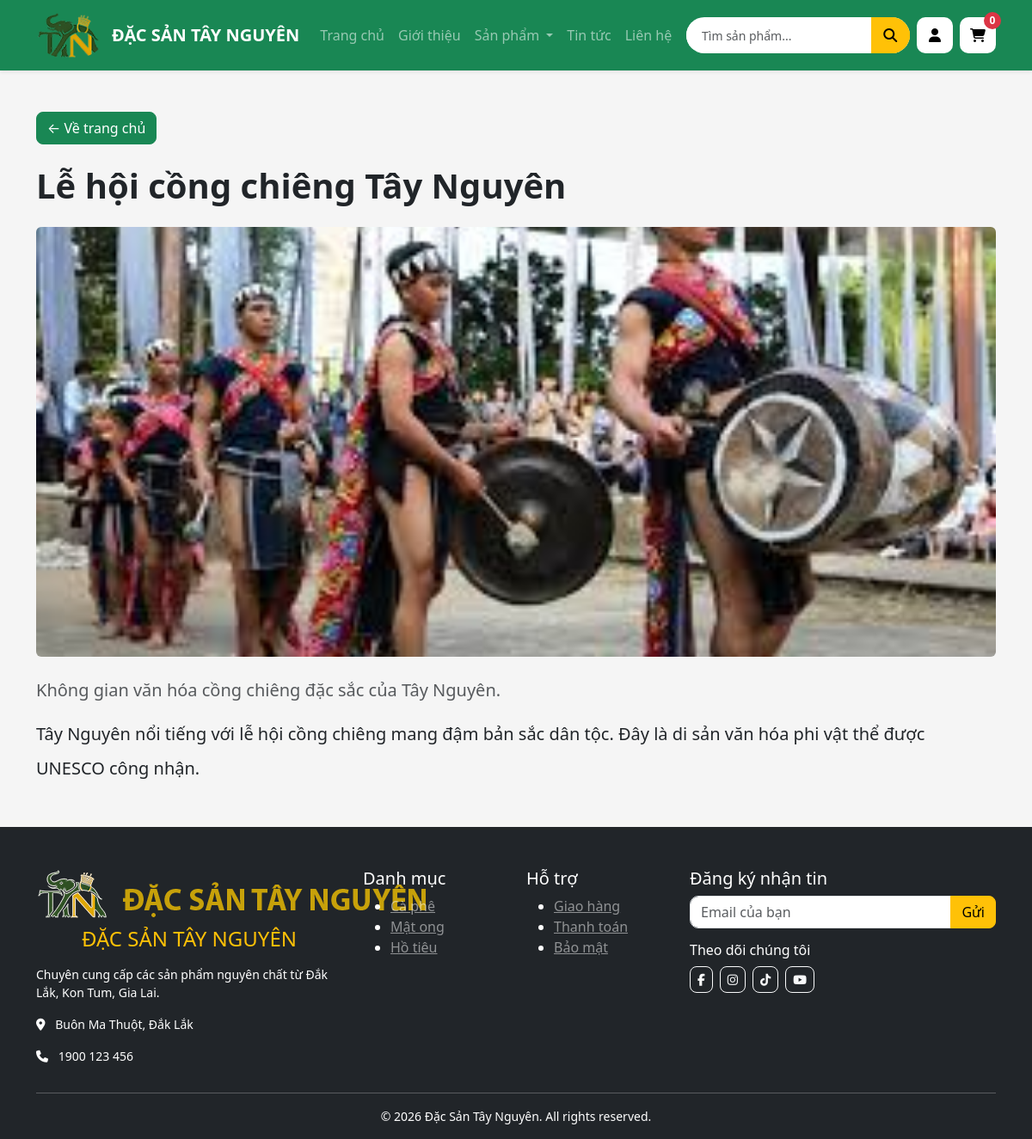
Page /chitiettintuc.php?id=3 on the committed database.
### tables this page shows
CREATE TABLE `news` (
  `id` int(11) NOT NULL,
  `title` varchar(255) DEFAULT NULL,
  `image` varchar(255) DEFAULT NULL,
  `summary` text DEFAULT NULL,
  `content` longtext DEFAULT NULL,
  `created_at` timestamp NOT NULL DEFAULT current_timestamp()
);

### chitiettintuc.php (the view, shortened to what this page needs)
<?php
include "config/database.php";
include "includes/header.php";
$id = (int)$_GET['id'];
$sql = mysqli_query($conn, "
    SELECT * FROM news
    WHERE id = '$id'
");
$news = mysqli_fetch_assoc($sql);
?>
<div class="container py-5">
    <a href="index.php" class="btn btn-success mb-4">
        ← Về trang chủ
    </a>
    <h1 class="fw-bold mb-4">
        <?= $news['title'] ?>
    </h1>
    <img
        src="assets/images/<?= $news['image'] ?>"
        class="img-fluid rounded mb-4 w-100"
        style="max-height:500px; object-fit:cover;"
        alt="<?= $news['title'] ?>"
    >
    <?php if(!empty($news['summary'])): ?>
        <p class="lead text-muted">
            <?= $news['summary'] ?>
        </p>
    <?php endif; ?>
    <div class="lh-lg fs-5">
        <?= nl2br($news['content']) ?>
    </div>
</div>
<?php include "includes/footer.php"; ?>

### assets/css/style.css (style rules this page uses)
body { background: #f5f5f5; }
.btn { border-radius: 8px; }

### rows in the picture
news: title "Lễ hội cồng chiêng Tây Nguyên", image (picture), summary "Không gian văn hóa cồng chiêng đặc sắc của Tây Nguyên.", content "Tây Nguyên nổi tiếng với lễ hội cồng chiêng mang đậm bản sắc dân tộc. Đây là di sản văn hóa phi vật thể được UNESCO công nhận."
